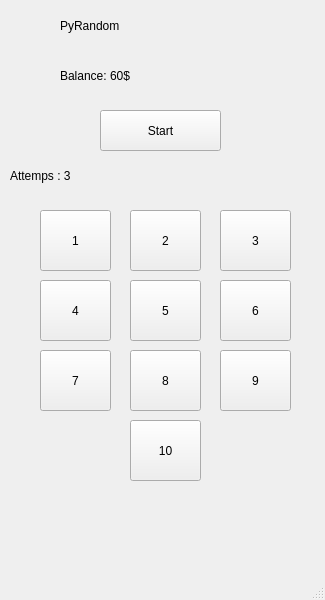
<?xml version="1.0" encoding="UTF-8"?>
<ui version="4.0">
 <class>MainWindow</class>
 <widget class="QMainWindow" name="MainWindow">
  <property name="geometry">
   <rect>
    <x>0</x>
    <y>0</y>
    <width>325</width>
    <height>600</height>
   </rect>
  </property>
  <property name="windowTitle">
   <string>MainWindow</string>
  </property>
  <widget class="QWidget" name="centralwidget">
   <widget class="QLabel" name="Name">
    <property name="geometry">
     <rect>
      <x>60</x>
      <y>0</y>
      <width>211</width>
      <height>51</height>
     </rect>
    </property>
    <property name="styleSheet">
     <string notr="true">font: 25pt &quot;Comic Sans MS&quot;;</string>
    </property>
    <property name="text">
     <string>PyRandom</string>
    </property>
   </widget>
   <widget class="QLabel" name="balance">
    <property name="geometry">
     <rect>
      <x>60</x>
      <y>50</y>
      <width>211</width>
      <height>51</height>
     </rect>
    </property>
    <property name="styleSheet">
     <string notr="true">font: 18pt &quot;Comic Sans MS&quot;;</string>
    </property>
    <property name="text">
     <string>Balance: 60$</string>
    </property>
   </widget>
   <widget class="QPushButton" name="start">
    <property name="geometry">
     <rect>
      <x>100</x>
      <y>110</y>
      <width>121</width>
      <height>41</height>
     </rect>
    </property>
    <property name="text">
     <string>Start</string>
    </property>
   </widget>
   <widget class="QLabel" name="attemps">
    <property name="geometry">
     <rect>
      <x>10</x>
      <y>160</y>
      <width>111</width>
      <height>31</height>
     </rect>
    </property>
    <property name="styleSheet">
     <string notr="true">font: 12pt &quot;Comic Sans MS&quot;;</string>
    </property>
    <property name="text">
     <string>Attemps : 3</string>
    </property>
   </widget>
   <widget class="QPushButton" name="one">
    <property name="geometry">
     <rect>
      <x>40</x>
      <y>210</y>
      <width>71</width>
      <height>61</height>
     </rect>
    </property>
    <property name="styleSheet">
     <string notr="true">font: 12pt &quot;Onyx&quot;;</string>
    </property>
    <property name="text">
     <string>1</string>
    </property>
   </widget>
   <widget class="QPushButton" name="two">
    <property name="geometry">
     <rect>
      <x>130</x>
      <y>210</y>
      <width>71</width>
      <height>61</height>
     </rect>
    </property>
    <property name="styleSheet">
     <string notr="true">font: 12pt &quot;Onyx&quot;;</string>
    </property>
    <property name="text">
     <string>2</string>
    </property>
   </widget>
   <widget class="QPushButton" name="five">
    <property name="geometry">
     <rect>
      <x>130</x>
      <y>280</y>
      <width>71</width>
      <height>61</height>
     </rect>
    </property>
    <property name="styleSheet">
     <string notr="true">font: 12pt &quot;Onyx&quot;;</string>
    </property>
    <property name="text">
     <string>5</string>
    </property>
   </widget>
   <widget class="QPushButton" name="six">
    <property name="geometry">
     <rect>
      <x>220</x>
      <y>280</y>
      <width>71</width>
      <height>61</height>
     </rect>
    </property>
    <property name="styleSheet">
     <string notr="true">font: 12pt &quot;Onyx&quot;;</string>
    </property>
    <property name="text">
     <string>6</string>
    </property>
   </widget>
   <widget class="QPushButton" name="seven">
    <property name="geometry">
     <rect>
      <x>40</x>
      <y>350</y>
      <width>71</width>
      <height>61</height>
     </rect>
    </property>
    <property name="styleSheet">
     <string notr="true">font: 12pt &quot;Onyx&quot;;</string>
    </property>
    <property name="text">
     <string>7</string>
    </property>
   </widget>
   <widget class="QPushButton" name="four">
    <property name="geometry">
     <rect>
      <x>40</x>
      <y>280</y>
      <width>71</width>
      <height>61</height>
     </rect>
    </property>
    <property name="styleSheet">
     <string notr="true">font: 12pt &quot;Onyx&quot;;</string>
    </property>
    <property name="text">
     <string>4</string>
    </property>
   </widget>
   <widget class="QPushButton" name="three">
    <property name="geometry">
     <rect>
      <x>220</x>
      <y>210</y>
      <width>71</width>
      <height>61</height>
     </rect>
    </property>
    <property name="styleSheet">
     <string notr="true">font: 12pt &quot;Onyx&quot;;</string>
    </property>
    <property name="text">
     <string>3</string>
    </property>
   </widget>
   <widget class="QPushButton" name="eight">
    <property name="geometry">
     <rect>
      <x>130</x>
      <y>350</y>
      <width>71</width>
      <height>61</height>
     </rect>
    </property>
    <property name="styleSheet">
     <string notr="true">font: 12pt &quot;Onyx&quot;;</string>
    </property>
    <property name="text">
     <string>8</string>
    </property>
   </widget>
   <widget class="QPushButton" name="nine">
    <property name="geometry">
     <rect>
      <x>220</x>
      <y>350</y>
      <width>71</width>
      <height>61</height>
     </rect>
    </property>
    <property name="styleSheet">
     <string notr="true">font: 12pt &quot;Onyx&quot;;</string>
    </property>
    <property name="text">
     <string>9</string>
    </property>
   </widget>
   <widget class="QPushButton" name="ten">
    <property name="geometry">
     <rect>
      <x>130</x>
      <y>420</y>
      <width>71</width>
      <height>61</height>
     </rect>
    </property>
    <property name="styleSheet">
     <string notr="true">font: 12pt &quot;Onyx&quot;;</string>
    </property>
    <property name="text">
     <string>10</string>
    </property>
   </widget>
  </widget>
  <widget class="QMenuBar" name="menubar">
   <property name="geometry">
    <rect>
     <x>0</x>
     <y>0</y>
     <width>325</width>
     <height>26</height>
    </rect>
   </property>
  </widget>
  <widget class="QStatusBar" name="statusbar"/>
 </widget>
 <resources/>
 <connections/>
</ui>
